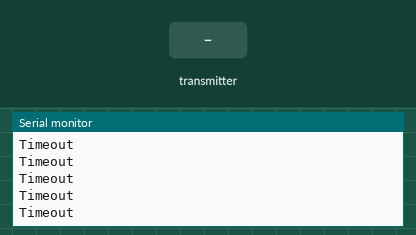
A sketch run on a simulated Arduino Uno, built with avr-gcc and run on an emulated ATmega328P. Parts: the last lines printed to the serial monitor. Inputs (shaded band) come from the test bench. No radio packets arrive unless stated.

Above: at 1.2 s.
1.3 s: the transmitter starts sending received_time = 0
At 1.7 s:
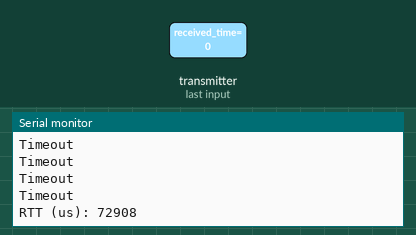
3.8 s: the transmitter starts sending received_time = 256
At 5.1 s:
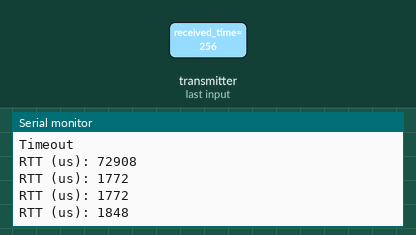
Timing chart, 0 to 6.8 s (numbered marks = the images above; inputs shaded):
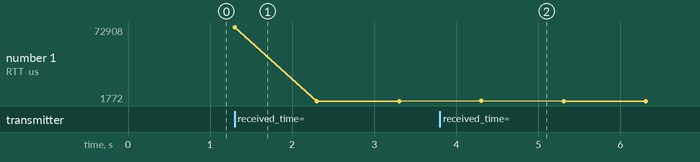

Measured:
- after the input at 1.3 s, the serial monitor: prints a new line at once (image 1)
- after the input at 3.8 s, the serial monitor: prints a new line after 0.51 s (image 2)

The sketch:

Latency_test_Transmitter.ino
```cpp
#include <SPI.h>
#include <nRF24L01.h>
#include <RF24.h>

RF24 radio(9, 10); // CE, CSN
const byte address[6] = "00001";

unsigned long start_time;
unsigned long round_trip_time;

void setup() {
  Serial.begin(9600);
  radio.begin();
  radio.openWritingPipe(address);
  radio.openReadingPipe(1, address);
  radio.setPALevel(RF24_PA_LOW);
  radio.stopListening();
}

void loop() {
  start_time = micros();
  radio.write(&start_time, sizeof(start_time)); // Send timestamp

  radio.startListening();

  unsigned long timeout = micros() + 100000; // 100ms timeout
  while (!radio.available()) {
    if (micros() > timeout) {
      Serial.println("Timeout");
      return;
    }
  }

  unsigned long received_time;
  radio.read(&received_time, sizeof(received_time));
  round_trip_time = micros() - start_time;

  Serial.print("RTT (us): ");
  Serial.println(round_trip_time);
  delay(1000); // Wait before next ping
}
```
